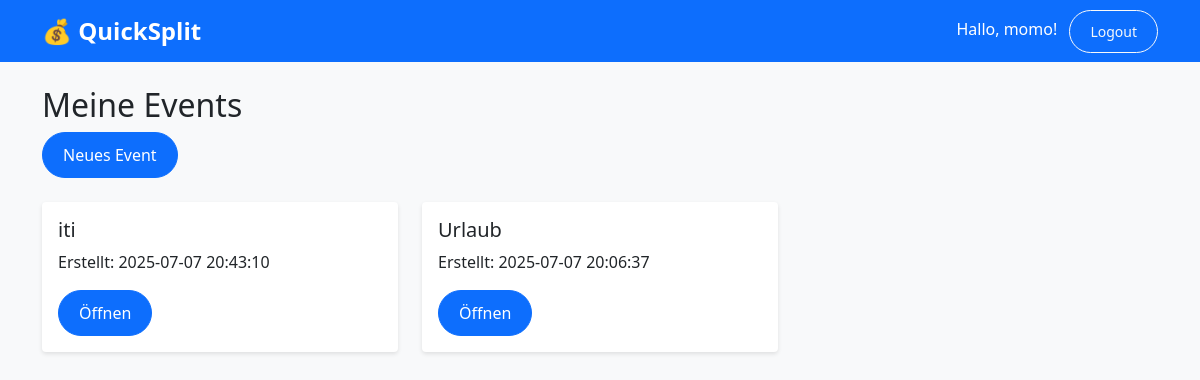
Before: /events/ (signed in) with the older database file.
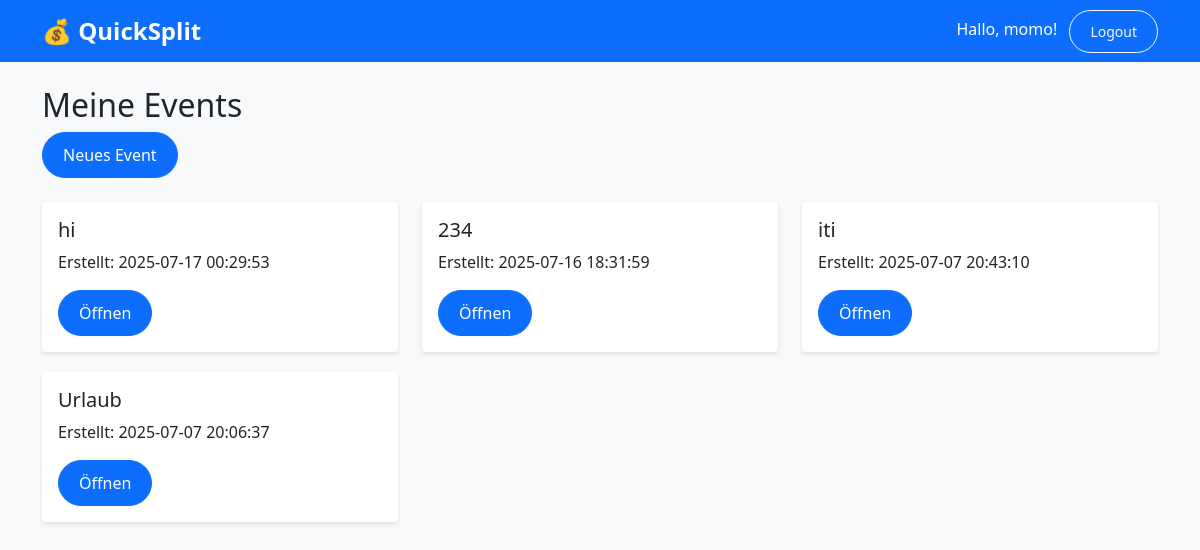
After: the same page with the newer database file.
### tables this page shows
CREATE TABLE events (
            id INTEGER PRIMARY KEY AUTOINCREMENT,
            name TEXT NOT NULL,
            owner_id INTEGER,
            created_at TIMESTAMP DEFAULT CURRENT_TIMESTAMP,
            FOREIGN KEY (owner_id) REFERENCES users(id)
        );

### routes/events.py (the view)
@events_bp.route('/')
def list_events():
    if 'user_id' not in session:
        return redirect(url_for('auth.login'))
    conn = get_db_connection()
    events = conn.execute(
        'SELECT * FROM events WHERE owner_id = ? ORDER BY created_at DESC',
        (session['user_id'],)
    ).fetchall()
    conn.close()
    return render_template('events/list.html', events=events)

### database.py (called while the page is built)
def get_db_connection():
    conn = sqlite3.connect(DATABASE)
    conn.row_factory = sqlite3.Row
    return conn

### templates/events/list.html (shortened to what this page needs)
{% extends "base.html" %}
{% block content %}
<h2>Meine Events</h2>
<a href="{{ url_for('events.create_event') }}" class="btn btn-primary">Neues Event</a>
<br><br>
{% if events %}
  <div class="row">
    {% for event in events %}
    <div class="col-md-4">
      <div class="card" style="margin-bottom: 20px;">
        <div class="card-body">
          <h5>{{ event.name }}</h5>
          <p>Erstellt: {{ event.created_at }}</p>
          <a href="{{ url_for('events.show_event', event_id=event.id) }}" class="btn btn-primary">Öffnen</a>
        </div>
      </div>
    </div>
    {% endfor %}
  </div>
{% else %}
  <div class="alert alert-info">
    <h4>Keine Events!</h4>
    <p>Du hast noch keine Events. Erstelle dein erstes Event!</p>
  </div>
{% endif %}
{% endblock %}

Changed rows visible on the page:
added events: name "hi", created_at "2025-07-17 00:29:53"
added events: name "234", created_at "2025-07-16 18:31:59"
